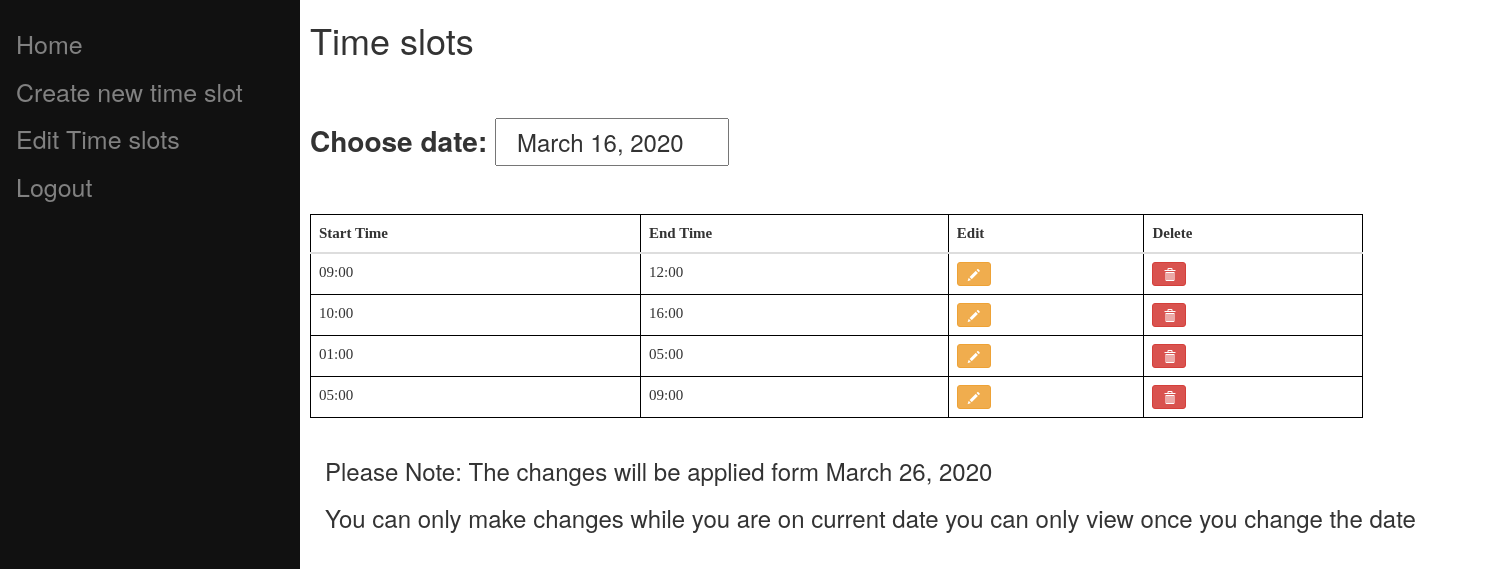
/book/edit/slots (signed in), run on the app's committed database.
### book/models.py (models this page shows)
class Time_slots(models.Model):
    int_time=models.TimeField()
    end_time=models.TimeField()

### book/views.py (the view)
# urls.py: path('edit/slots',views.desc),
def desc(request):
    if request.user.is_manager:
        dep=dependent.objects.all()
        for i in range(len(dep)):
            if datetime.datetime.now().date()<(dep[i].date):
                break
        x=dependent.objects.filter(date=dep[max(i-1,0)].date)
        time=[]
        for i in x:
            time.append(i.time_slot)
        x=datetime.datetime.now().date()+datetime.timedelta(days=number_days)
        context={'time':time,'date1':datetime.datetime.now().date(),'date2':x}
        return render(request,'book/time_slot.html',context)

### book/templates/book/time_slot.html (shortened to what this page needs)
{% load static %}
<link rel="stylesheet" type="text/css" href="{% static 'book/man.css' %}">
<link rel="stylesheet" href="//code.jquery.com/ui/1.12.1/themes/base/jquery-ui.css">
<link href="//maxcdn.bootstrapcdn.com/bootstrap/3.3.0/css/bootstrap.min.css" rel="stylesheet" id="bootstrap-css">
<div class="sidenav">
    <a href="/book/">Home</a>
    <a href="/book/new/slot">Create new time slot</a>
    <a href="/book/edit/slots">Edit Time slots</a>
    <a href="/user/logout">Logout</a>
</div>
<div class="main">
    <h1>
        Time slots
    </h1>
    <br>
    <label for="id_date">Choose date:</label>
    <input type="text" id="id_date" class="date" value="{{ date1 }}" style="width:20%">
    <br><br>
    <div class="container">
        <div class="row">
            <table class="table table-hover table-responsive" style="width:90%" id="myTable">
                <thead>
                    <tr>
                        <th>Start Time</th>
                        <th>End Time</th>
                        <th>Edit</th>
                        <th>Delete</th>
                    </tr>
                </thead>
                {% for i in time %}
                    <tr>
                        <td id="f1">{{ i.int_time|time:"H:i" }}</td>
                        <td id="l1">{{ i.end_time|time:"H:i" }}</td>
                        <td><a href="/book/edit/slot/{{ i.pk }}"><button type="button" data-toggle="modal" data-target="#edit" data-uid="1" class="update btn btn-warning btn-sm"><span class="glyphicon glyphicon-pencil"></span></button></a></td>
                        <td><a href="/book/cancle/{{ i.pk }}"><button type="button" data-toggle="modal" data-target="#delete" data-uid="1" class="delete btn btn-danger btn-sm"><span class="glyphicon glyphicon-trash"></span></button></a></td>
                    </tr>
                {% endfor %}
            </table>
        </div>
        <h3>Please Note: The changes will be applied form {{ date2 }}</h3>
        <h3>You can only make changes while you are on current date you can only view once you change the date</h3>
    </div>
</div>

### login/static/book/man.css (style rules this page uses)
.sidenav { height: 100%; width: 300px; position: fixed; z-index: 1; top: 0; left: 0; background-color: #111; overflow-x: hidden; padding-top: 20px; }
.sidenav a { padding: 6px 8px 6px 16px; text-decoration: none; font-size: 25px; color: #818181; display: block; }
.main { margin-left: 300px; font-size: 28px; padding: 0px 10px; }
input[type=text] { width: 100%; padding-left: 20px ; padding-top: 5px; padding-bottom: 5px; margin: 8px 0; box-sizing: border-box; font-size:24px; }
table, th, td { border: 1px solid black; border-collapse: collapse; }
th, td { padding: 5px; }
th { text-align: left; }

### book/templates/book/time_slot.html (style rules this page uses)
table { font-family:'Calibri'; font-size:15px; background-color:#fff; color:#333; }

### data on the page
Time_slots: int_time "09:00", end_time "12:00"
Time_slots: int_time "10:00", end_time "16:00"
Time_slots: int_time "01:00", end_time "05:00"
Time_slots: int_time "05:00", end_time "09:00"

### other printed values
{{ date2 }} "March 26, 2020"
